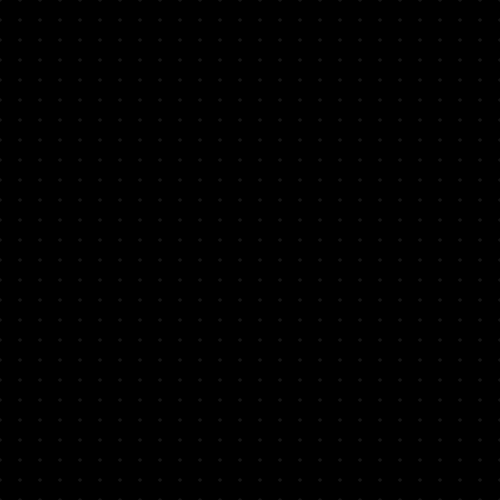
Frame 1 (no input)
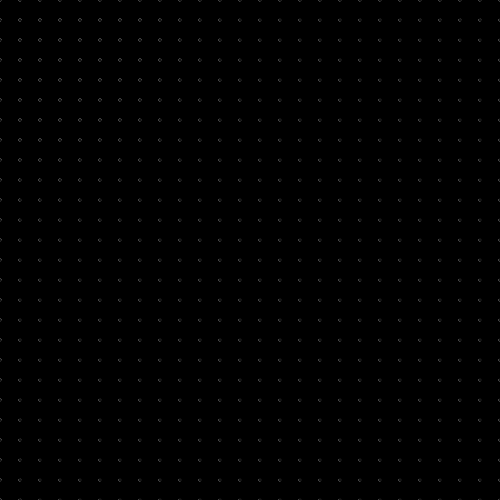
Frame 60 (the mouse pressed at the canvas centre just before this capture)
Frame 120 (the mouse held since frame 60 and released just before this capture): identical to frame 60, image omitted

The Processing sketch that drew these frames (run headless with seeded random() and noise(); from frame 60 on, the mouse is pressed at the canvas centre):

// Processing sketch: processing_165122
// ── processing_165122.pde

void setup() {
  size(500,500);
  background(0);
  smooth();
}

void draw()
{
  fill(255);
  int x = 0;
  int y = 0;
  float angle = 0;

  for (x = 0; x <= width; x+=20) {
    for (y = 0; y <= height; y+=20) {
      pushMatrix();

      translate(x, y);
      angle = atan2(mouseY-height/2, mouseX-width/2);
      rotate(angle);
      float distance = dist (mouseX, mouseY, x, y);
      //stroke(distance); 
      line(0, 0, distance/angle, 5);
      ellipse (0, 0, angle, angle);
      popMatrix();
    }
  }
}
